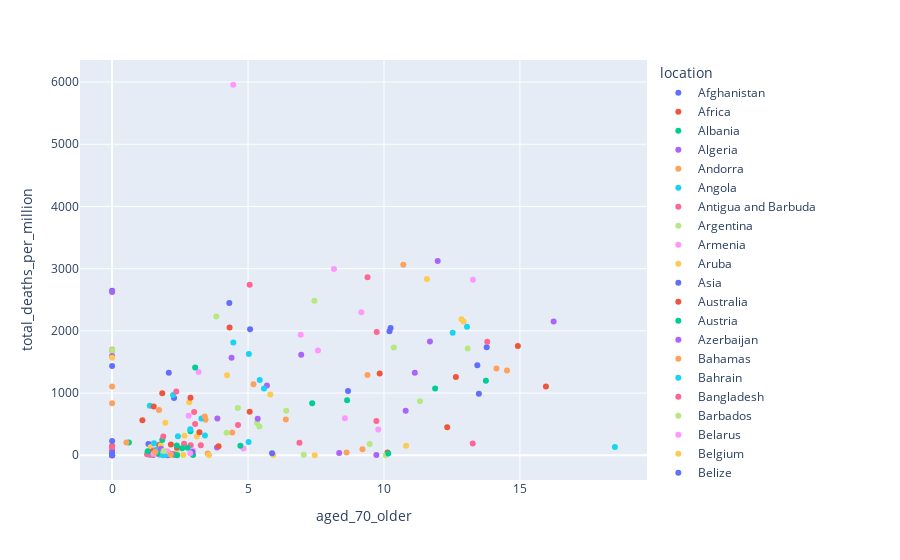

Source (notebook cell):
### Code cell
def scatter_plot(date, col1, col2):
    tot_df = pd.DataFrame(columns = ['date', 'location', col1, col2])
    for c in country_df:
        temp_df = owid_df[(owid_df['location']==c) & (owid_df['date']==date)][['date','location', col1, col2]]
        tot_df = tot_df.append(temp_df, ignore_index = True).fillna(0)
    tot_df.set_index('date', inplace=True)
    
    fig = px.scatter(data_frame=tot_df, x=col2, y=col1, color='location', trendline = 'ols', hover_data=['location'])
    fig.show()
    return tot_df

scatter_plot('2021-09-11', 'total_deaths_per_million', 'aged_70_older')
